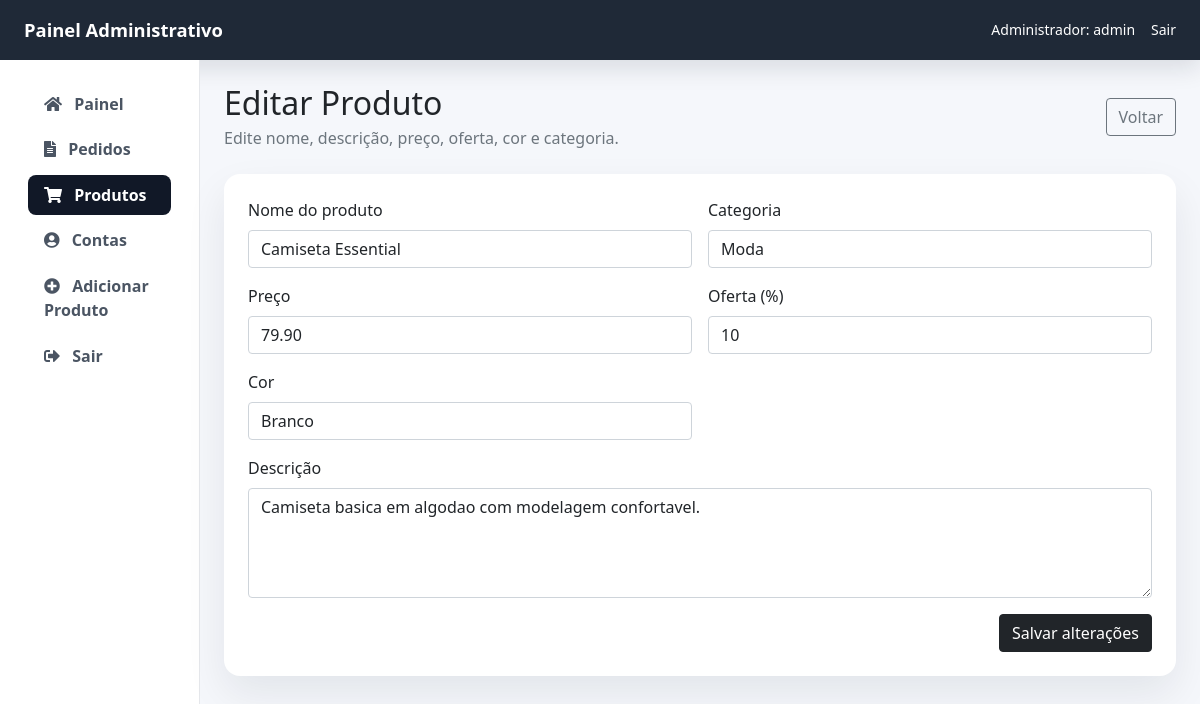
The page /admin/edit_product.php?product_id=1 (signed in) on the database its author committed.
### tables this page shows
CREATE TABLE IF NOT EXISTS products (
  product_id INT(11) NOT NULL AUTO_INCREMENT,
  product_name VARCHAR(100) NOT NULL,
  product_category VARCHAR(100) NOT NULL,
  product_description VARCHAR(250) NOT NULL,
  product_image VARCHAR(250) NOT NULL,
  product_image2 VARCHAR(250) NOT NULL,
  product_image3 VARCHAR(250) NOT NULL,
  product_image4 VARCHAR(250) NOT NULL,
  product_price DECIMAL(6,2) NOT NULL,
  product_special_offer INT(2) NOT NULL DEFAULT 0,
  product_color VARCHAR(100) NOT NULL,
  PRIMARY KEY (product_id)
);

### admin/edit_product.php (the view, shortened to what this page needs)
<?php include('header.php'); ?>
<?php
$product_id = (int) ($_GET['product_id'] ?? $_POST['product_id'] ?? 0);
$product = null;
$product_query = mysqli_prepare($conn, 'SELECT product_id, product_name, product_category, product_description, product_price, product_special_offer, product_color FROM products WHERE product_id = ? LIMIT 1');
if ($product_query) {
  mysqli_stmt_bind_param($product_query, 'i', $product_id);
  mysqli_stmt_execute($product_query);
  $result = mysqli_stmt_get_result($product_query);
  $product = mysqli_fetch_assoc($result);
}
?>
<div class="container-fluid">
  <div class="row">
    <?php include('sidemenu.php'); ?>
    <main class="col-md-9 ms-sm-auto col-lg-10 px-md-4 py-4">
      <div class="d-flex justify-content-between align-items-center mb-4">
        <div>
          <h1 class="h2 mb-1">Editar Produto</h1>
          <p class="text-muted mb-0">Edite nome, descrição, preço, oferta, cor e categoria.</p>
        </div>
        <a href="products.php" class="btn btn-outline-secondary">Voltar</a>
      </div>
      <div class="card content-card">
        <div class="card-body p-4">
          <form method="POST" action="edit_product.php?product_id=<?php echo (int) $product['product_id']; ?>" class="row g-3">
            <div class="col-md-6">
              <label for="product_name" class="form-label">Nome do produto</label>
              <input type="text" class="form-control" id="product_name" name="product_name" value="<?php echo htmlspecialchars($product['product_name']); ?>" required>
            </div>
            <div class="col-md-6">
              <label for="product_category" class="form-label">Categoria</label>
              <input type="text" class="form-control" id="product_category" name="product_category" value="<?php echo htmlspecialchars($product['product_category']); ?>" required>
            </div>
            <div class="col-md-6">
              <label for="product_price" class="form-label">Preço</label>
              <input type="number" min="0" step="0.01" class="form-control" id="product_price" name="product_price" value="<?php echo htmlspecialchars((string) $product['product_price']); ?>" required>
            </div>
            <div class="col-md-6">
              <label for="product_special_offer" class="form-label">Oferta (%)</label>
              <input type="number" min="0" max="99" class="form-control" id="product_special_offer" name="product_special_offer" value="<?php echo (int) $product['product_special_offer']; ?>" required>
            </div>
            <div class="col-md-6">
              <label for="product_color" class="form-label">Cor</label>
              <input type="text" class="form-control" id="product_color" name="product_color" value="<?php echo htmlspecialchars($product['product_color']); ?>" required>
            </div>
            <div class="col-12">
              <label for="product_description" class="form-label">Descrição</label>
              <textarea class="form-control" id="product_description" name="product_description" rows="4" required><?php echo htmlspecialchars($product['product_description']); ?></textarea>
            </div>
            <div class="col-12 d-flex justify-content-end">
              <button type="submit" class="btn btn-dark">Salvar alterações</button>
            </div>
          </form>
        </div>
      </div>
    </main>
  </div>
</div>
</body>
</html>

### admin/header.php (style rules this page uses)
body { background-color: #f5f7fb; }
.content-card { border: 0; border-radius: 1rem; box-shadow: 0 18px 40px rgba(15, 23, 42, 0.08); }

### rows shown on the page
products: product_name "Camiseta Essential", product_category "Moda", product_price "79.90", product_special_offer "10", product_color "Branco", product_description "Camiseta basica em algodao com modelagem confortavel."

### other values the page prints
$_SESSION['admin_name'] "admin"
